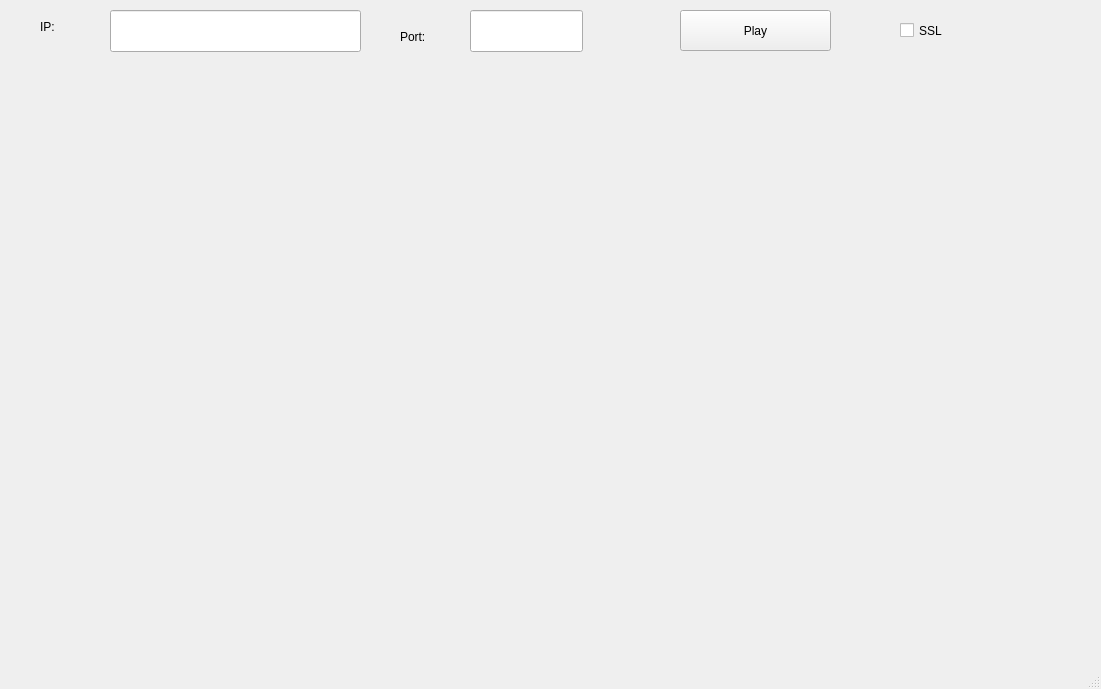
<?xml version="1.0" encoding="UTF-8"?>
<ui version="4.0">
 <class>MainWindow</class>
 <widget class="QMainWindow" name="MainWindow">
  <property name="geometry">
   <rect>
    <x>0</x>
    <y>0</y>
    <width>1101</width>
    <height>689</height>
   </rect>
  </property>
  <property name="windowTitle">
   <string>webrtc拉流播放demo</string>
  </property>
  <widget class="QWidget" name="centralwidget">
   <widget class="QPushButton" name="m_b_play">
    <property name="geometry">
     <rect>
      <x>680</x>
      <y>10</y>
      <width>151</width>
      <height>41</height>
     </rect>
    </property>
    <property name="text">
     <string>Play</string>
    </property>
   </widget>
   <widget class="QLabel" name="label">
    <property name="geometry">
     <rect>
      <x>400</x>
      <y>20</y>
      <width>71</width>
      <height>34</height>
     </rect>
    </property>
    <property name="text">
     <string>Port:</string>
    </property>
   </widget>
   <widget class="QLineEdit" name="m_e_mqttIp">
    <property name="geometry">
     <rect>
      <x>110</x>
      <y>10</y>
      <width>251</width>
      <height>42</height>
     </rect>
    </property>
   </widget>
   <widget class="QLineEdit" name="m_e_mqttPort">
    <property name="geometry">
     <rect>
      <x>470</x>
      <y>10</y>
      <width>113</width>
      <height>42</height>
     </rect>
    </property>
   </widget>
   <widget class="QLabel" name="label_2">
    <property name="geometry">
     <rect>
      <x>40</x>
      <y>10</y>
      <width>41</width>
      <height>34</height>
     </rect>
    </property>
    <property name="text">
     <string>IP:</string>
    </property>
   </widget>
   <widget class="QCheckBox" name="m_c_mqttIsTls">
    <property name="geometry">
     <rect>
      <x>900</x>
      <y>10</y>
      <width>91</width>
      <height>41</height>
     </rect>
    </property>
    <property name="text">
     <string>SSL</string>
    </property>
   </widget>
  </widget>
  <widget class="QMenuBar" name="menubar">
   <property name="geometry">
    <rect>
     <x>0</x>
     <y>0</y>
     <width>1101</width>
     <height>48</height>
    </rect>
   </property>
  </widget>
  <widget class="QStatusBar" name="statusbar"/>
 </widget>
 <resources/>
 <connections/>
</ui>
